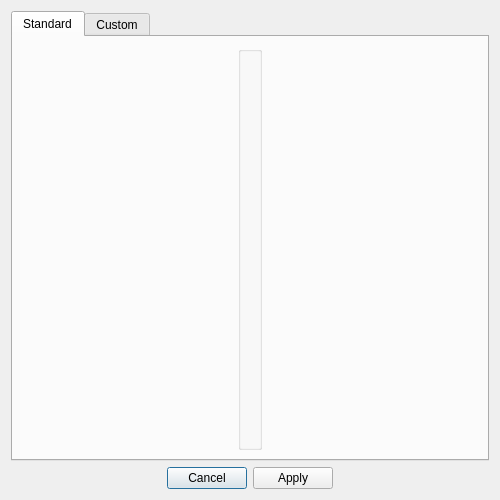
<?xml version="1.0" encoding="UTF-8"?>
<ui version="4.0">
 <class>AddSeqDialog</class>
 <widget class="QDialog" name="AddSeqDialog">
  <property name="geometry">
   <rect>
    <x>0</x>
    <y>0</y>
    <width>500</width>
    <height>500</height>
   </rect>
  </property>
  <property name="windowTitle">
   <string>Choose a sequence</string>
  </property>
  <property name="modal">
   <bool>true</bool>
  </property>
  <layout class="QGridLayout" name="dialogGridLayout">
   <item row="0" column="0">
    <widget class="QTabWidget" name="tab_widget">
     <property name="currentIndex">
      <number>0</number>
     </property>
     <widget class="QWidget" name="tab_standard">
      <attribute name="title">
       <string>Standard</string>
      </attribute>
      <layout class="QGridLayout" name="standardTabGridLayout">
       <item row="0" column="1">
        <widget class="QGroupBox" name="group_box">
         <property name="title">
          <string/>
         </property>
         <property name="flat">
          <bool>true</bool>
         </property>
         <layout class="QVBoxLayout" name="verticalLayout"/>
        </widget>
       </item>
       <item row="0" column="2">
        <spacer name="horizontalSpacer_2">
         <property name="orientation">
          <enum>Qt::Horizontal</enum>
         </property>
         <property name="sizeHint" stdset="0">
          <size>
           <width>40</width>
           <height>20</height>
          </size>
         </property>
        </spacer>
       </item>
       <item row="0" column="0">
        <spacer name="horizontalSpacer">
         <property name="orientation">
          <enum>Qt::Horizontal</enum>
         </property>
         <property name="sizeHint" stdset="0">
          <size>
           <width>40</width>
           <height>20</height>
          </size>
         </property>
        </spacer>
       </item>
      </layout>
     </widget>
     <widget class="QWidget" name="tab_custom">
      <attribute name="title">
       <string>Custom</string>
      </attribute>
      <layout class="QVBoxLayout" name="verticalLayout_2">
       <item>
        <widget class="QTextEdit" name="seq_text_edit"/>
       </item>
      </layout>
     </widget>
    </widget>
   </item>
   <item row="1" column="0">
    <widget class="QDialogButtonBox" name="custom_button_box">
     <property name="standardButtons">
      <set>QDialogButtonBox::Apply|QDialogButtonBox::Cancel</set>
     </property>
     <property name="centerButtons">
      <bool>true</bool>
     </property>
    </widget>
   </item>
  </layout>
 </widget>
 <tabstops>
  <tabstop>custom_button_box</tabstop>
  <tabstop>tab_widget</tabstop>
  <tabstop>seq_text_edit</tabstop>
 </tabstops>
 <resources/>
 <connections>
  <connection>
   <sender>custom_button_box</sender>
   <signal>rejected()</signal>
   <receiver>AddSeqDialog</receiver>
   <slot>reject()</slot>
   <hints>
    <hint type="sourcelabel">
     <x>315</x>
     <y>485</y>
    </hint>
    <hint type="destinationlabel">
     <x>321</x>
     <y>243</y>
    </hint>
   </hints>
  </connection>
  <connection>
   <sender>custom_button_box</sender>
   <signal>clicked(QAbstractButton*)</signal>
   <receiver>AddSeqDialog</receiver>
   <slot>accept()</slot>
   <hints>
    <hint type="sourcelabel">
     <x>68</x>
     <y>485</y>
    </hint>
    <hint type="destinationlabel">
     <x>80</x>
     <y>243</y>
    </hint>
   </hints>
  </connection>
 </connections>
</ui>
